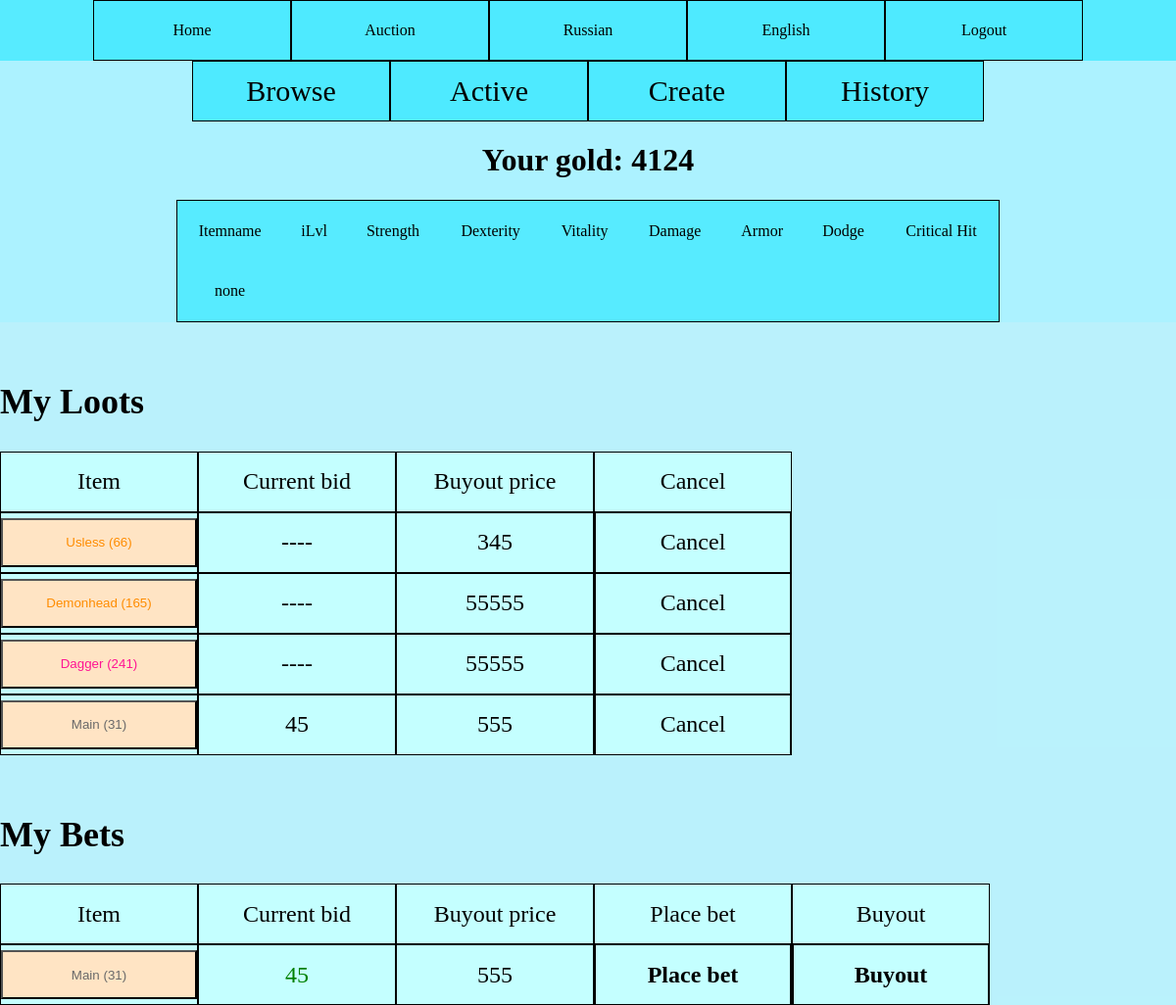
Page /en/auction/my (signed in) on the earlier database version.
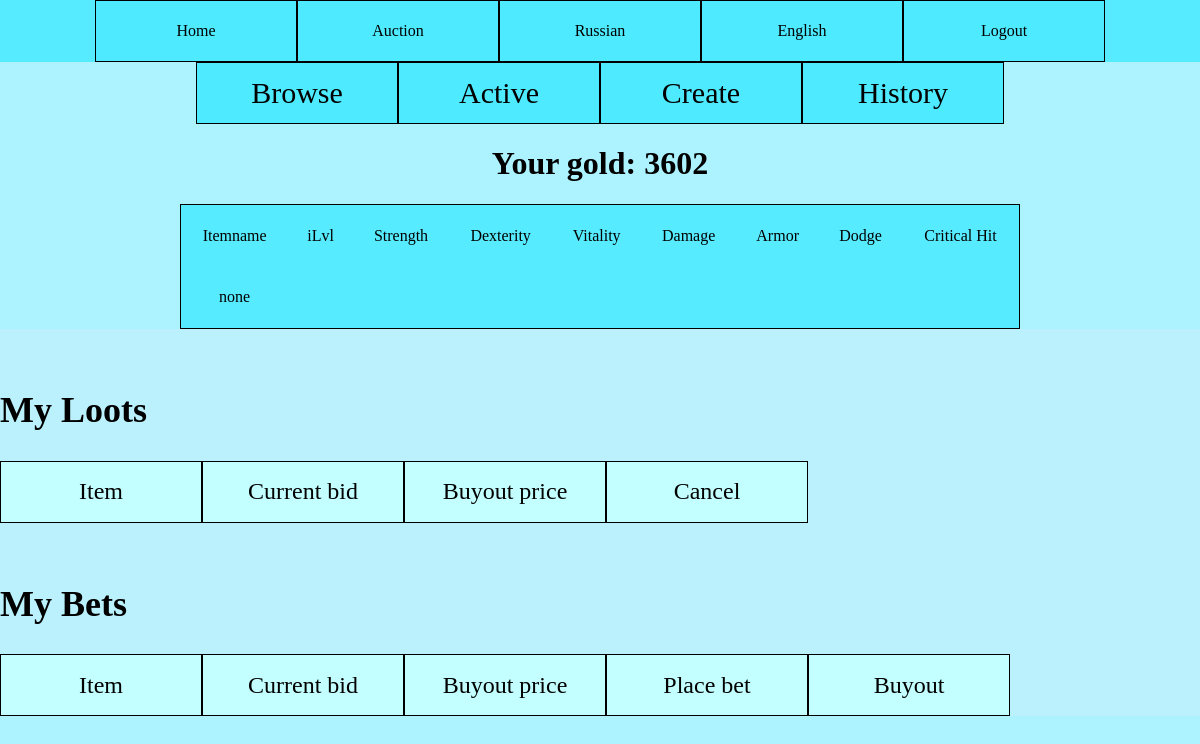
Same page on the later database version.
### main/models.py (models this page shows)
class Character(models.Model):
    user = models.OneToOneField(User, on_delete=models.CASCADE, null=True)
    gold = models.BigIntegerField(default=0)
    eq_weapon = models.ForeignKey('Item', on_delete=models.SET_NULL, null=True, related_name="weapon")
    eq_helm   = models.ForeignKey('Item', on_delete=models.SET_NULL, null=True, related_name="helm")
    eq_armor  = models.ForeignKey('Item', on_delete=models.SET_NULL, null=True, related_name="armor")
    eq_offhand= models.ForeignKey('Item', on_delete=models.SET_NULL, null=True, related_name="offhand")

class Item(models.Model):
    item_name = models.CharField(max_length=30,null=True)
    item_level = models.IntegerField(default=0)
    item_tupe = models.IntegerField(null=True)
    item_rarity = models.IntegerField(null=True)
    character_id = models.ForeignKey(Character, on_delete=models.SET_NULL,null=True)
    used = models.BooleanField(default=False)

### main/views.py (the view)
# urls.py: path('auction/my', views.AuctionActive, name='active_auction'),
def AuctionActive(request):
    ProcessLoots()
    if request.user.is_authenticated:
        current_user = request.user
        char = Character.objects.get(user=current_user)
        loots = Loot.objects.filter(character_id=char.pk).filter(active=True)
        bets = Bid.objects.filter(character_id=char.pk)
        local_loots = []
        for x in loots:
            local_loots.append(LocalLoot(x))
        local_bets = []
        for x in bets:
            local_bets.append(LocalBet(x))
        context = {'loots': local_loots, 'bets': local_bets, 'char': char}
        return render(request, 'auction/auction_active.html', context=context)
    else:
        return HttpResponseForbidden()

### main/GameLogic.py (called while the page is built)
def ProcessLoots():
    loots = Loot.objects.all()
    time_now = timezone.now()
    for x in loots:
        if x.end_time < time_now:
            pass

### templates/auction/auction_active.html (shortened to what this page needs)
{% extends "auction/Auction.html" %}
{% load i18n %}
{% block main %}
    {% include "items/stat_table.html" %}
    <div class="main">
        <div class="lots">
            <div class="head">
                <h2>{% trans "My Loots" %}</h2>
            </div>
            <div class="head">
                <div class="info">
                    {% trans "Item" %}
                </div>
                <div class="info">
                    {% trans "Current bid"%}
                </div>
                <div class="info">
                    {% trans "Buyout price" %}
                </div>
                <div class="info">
                    {% trans "Cancel" %}
                </div>
            </div>
            {% for x in loots %}
                <div class="head">
                    <div class="info">
                        {% include "items/item_small.html" with item=x.item_id %}
                    </div>
                    <div class="info">
                        {% if x.biddable == True %}
                            {{ x.next_bid }}
                        {% else %}
                            ----
                        {% endif %}
                    </div>
                    <div class="info">
                        {{ x.buy_out }}
                    </div>
                    <div class="info">
                        <div class="butt" onclick="Cancel({{ x.pk }})"> Cancel </div>
                    </div>
                </div>
            {% endfor %}
        </div>
    </div>
    <div class="main">
        <div class="lots">
            <div class="head">
                <h2>{% trans "My Bets" %}</h2>
            </div>
            <div class="head">
                <div class="info">
                    {% trans "Item" %}
                </div>
                <div class="info">
                    {% trans "Current bid" %}
                </div>
                <div class="info">
                    {% trans "Buyout price" %}
                </div>
                <div class="info">
                    {% trans "Place bet" %}
                </div>
                <data class="info">
                    {% trans "Buyout" %}
                </data>
            </div>
            {% for x in bets %}
                <div class="head">
                    <div class="info">
                        {% include "items/item_small.html" with item=x.item only %}
                    </div>
                    <div class="info">
                        {% if x.active == True %}
                            <font color="green">
                                {{ x.next_bet }}
                            </font>
                        {% else %}
                            <font color="red">
                                {{ x.next_bet }}
                            </font>
                        {% endif %}
                    </div>
                    <div class="info">
                        {{ x.buy_out }}
                    </div>
                    <div class="info">
                        <div class="butt" onclick="MakeBet({{ x.loot_pk }})"> <b> Place bet </b> </div>
                    </div>
                    <div class="info">
                        <div class="butt" onclick="BuyItem({{ x.loot_pk }})"><b>Buyout</b></div>
                    </div>
                </div>
            {% endfor %}
        </div>
    </div>
{% endblock %}

### templates/auction/Auction.html
{% extends "base.html" %}
{% load i18n %}
{% block header %}
    <div class="menu">
        <a href="/auction">{% trans "Browse" %}</a>
        <a href="/auction/my">{% trans "Active" %}</a>
        <a href="/auction/create">{% trans "Create" %}</a>
        <a href="/auction/log">{% trans "History" %}</a>
    </div>
{% endblock %}
{% block content %}
    <h1><div style="text-align: center;">{% trans "Your gold" %}: {{ char.gold }}</div></h1>
    {% block main %}
    {% endblock %}
{% endblock %}

### templates/items/item_small.html
{% load i18n %}
{% if item %}
    <button class="item_info" id="{{ item.pk }}" onmouseenter="Display({{ item.pk }})" onclick="ItemClick({{ item.pk }})">
        {% if item.rarity == 0  %}
            <span style="color: #696969; ">
        {% elif item.rarity == 1 %}
            <span style="color: blue; ">
        {% elif item.rarity == 2 %}
            <span style="color: deeppink; ">
        {% else %}
            <span style="color: darkorange; ">
        {% endif %}
            {{ item.name }} ({{ item.ilvl }})
        </span>
    </button>
{% else %}
    <button class="item_info" id="0">
        {% trans "Empty" %}
    </button>
{% endif %}

Differences in the rows shown:
no longer on this page (row edited): Item: name "Usless"
no longer on this page (row edited): Item: name "Demonhead"
no longer on this page (row edited): Item: name "Dagger"
no longer on this page (row edited): Item: name "Main" "Main"
changed Character: gold "4124" → "3602"
Other differences:
list line gone: "( 66 ) ---- 345 Cancel"
list line gone: "( 165 ) ---- 55555 Cancel"
list line gone: "( 241 ) ---- 55555 Cancel"
list line gone: "( 31 ) 45 555 Cancel"
list line gone: "( 31 ) 45 555 Place bet Buyout"
